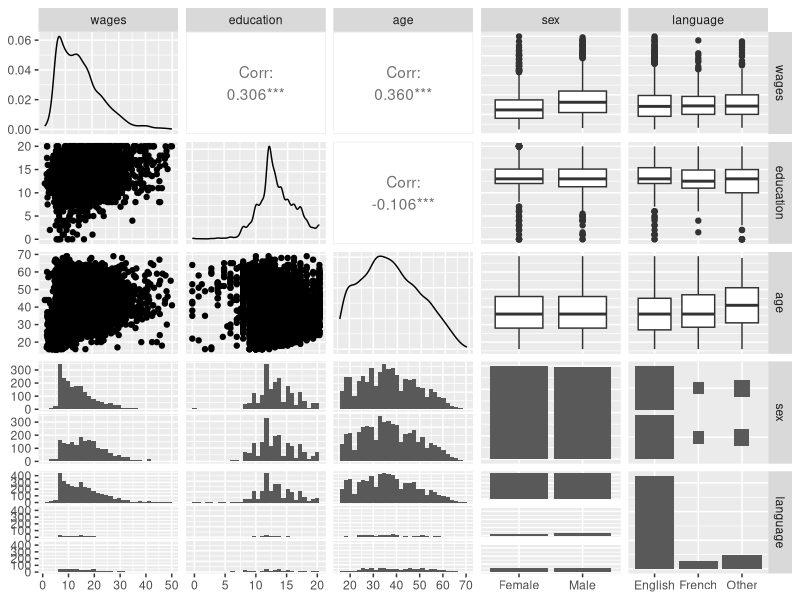
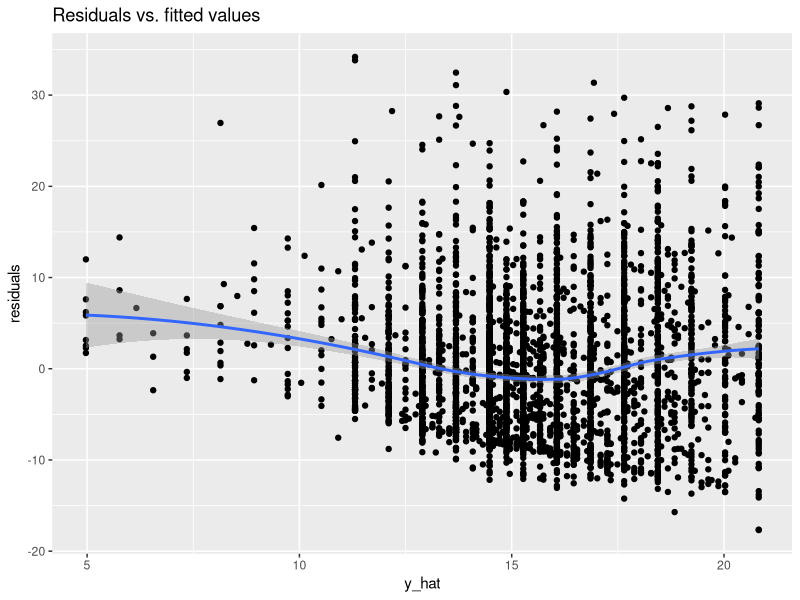
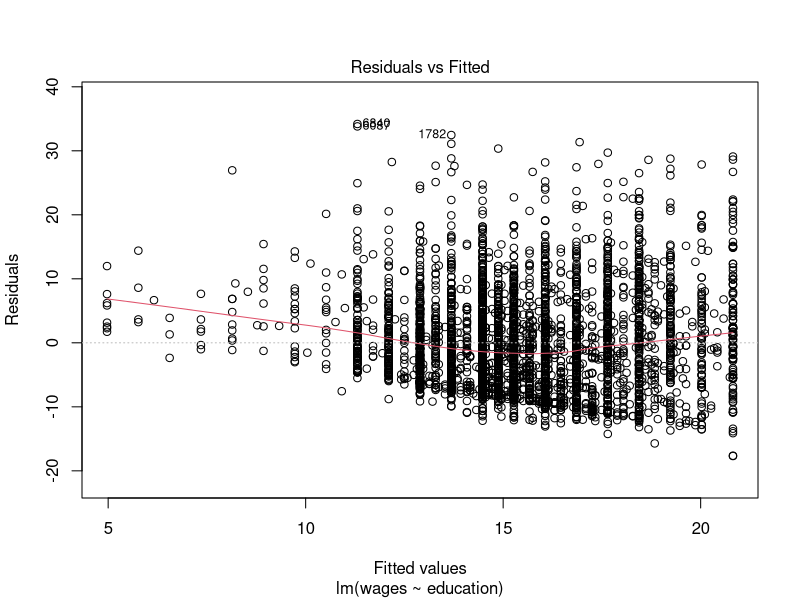
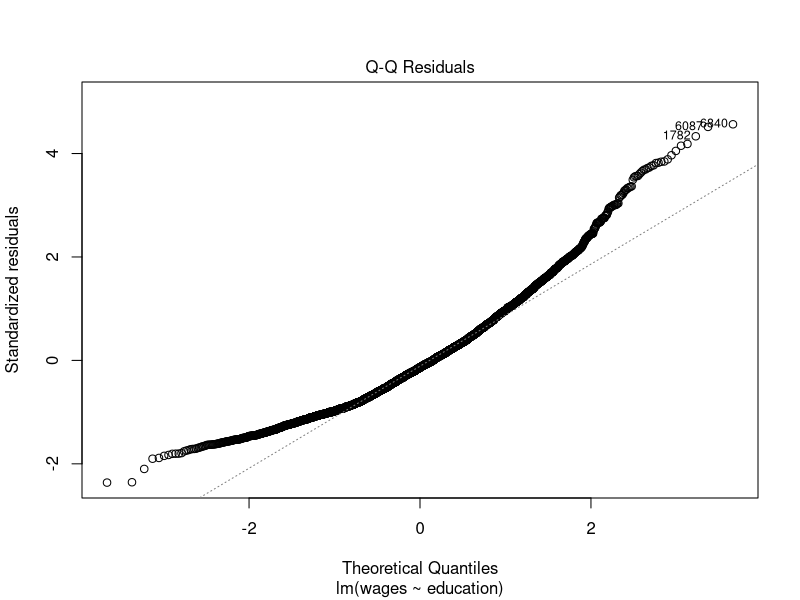
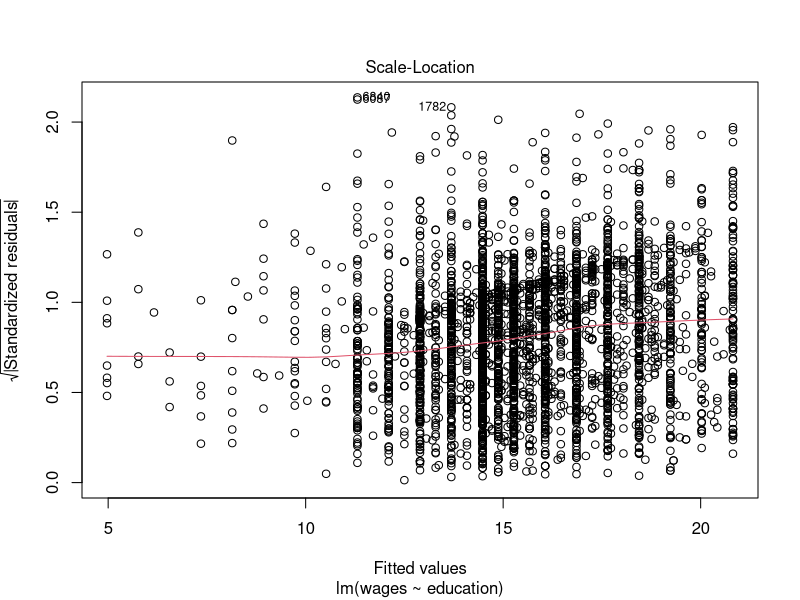
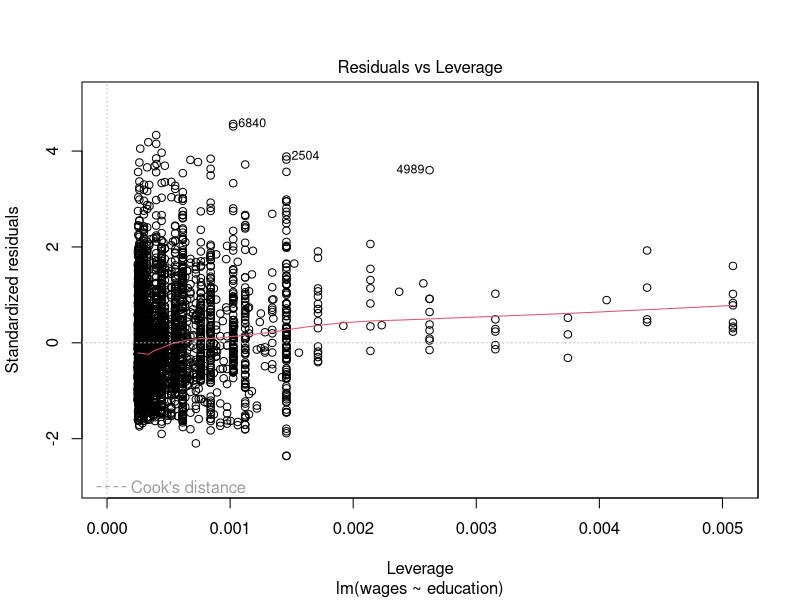
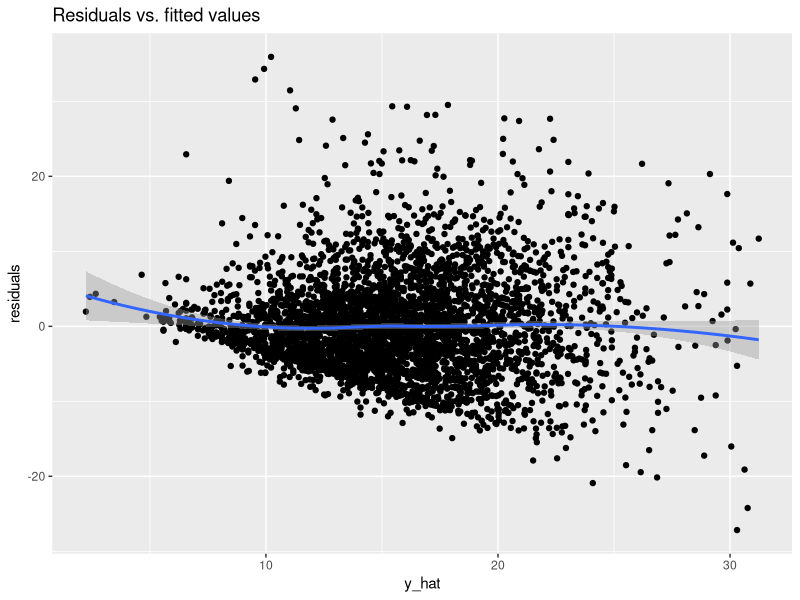
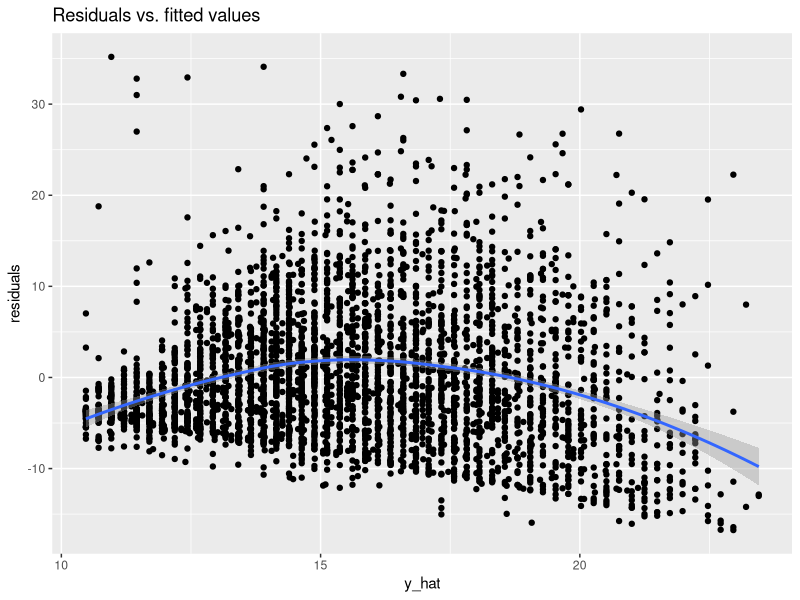

R code for these plots, in order:
## ---- chunk 1
library(formatR)
showsol <- FALSE
library(knitr)
opts_chunk$set(tidy.opts = list(width.cutoff = 68), tidy = TRUE, warning = FALSE, error = FALSE, message = FALSE, echo = TRUE)
## ---- chunk 2
library(GGally)
#install.packages("car")
library(car)
data(SLID, package = "carData")
SLID <- SLID[complete.cases(SLID), ]
ggpairs(SLID)
## ---- chunk 3
mylm <- function(formula, data = list(), contrasts = NULL, ...){
  # Extract model matrix & responses
  mf <- model.frame(formula = formula, data = data)
  X  <- model.matrix(attr(mf, "terms"), data = mf, contrasts.arg = contrasts)
  y  <- model.response(mf)
  terms <- attr(mf, "terms")
  n = nrow(X)
  p = ncol(X)
  k = p-1

  # Add code here to calculate coefficients, residuals, fitted values, etc...
  # and store the results in the list est
  beta_hat = solve(t(X)%*%X)%*%t(X)%*%y
  sigma_sq_hat = (1/(n-p))*t(y-X%*%beta_hat)%*%(y-X%*%beta_hat)
  cov_beta_hat = drop(sigma_sq_hat)*solve(t(X)%*%X)
  est <- list(terms = terms, model = mf)
  est$coefficients <- beta_hat
  est$cov <- cov_beta_hat

  # Store call and formula used
  est$call <- match.call()
  est$formula <- formula

  df = n-p
  SSE = t(y-X%*%beta_hat)%*%(y-X%*%beta_hat)
  SST = t(y)%*%(diag(n)-drop(1/n)*rep(1, n)%*%t(rep(1, n)))%*%y
  R2 = 1-SSE/SST
  X2 = ((SST-SSE))/(SSE/(n-p))
  pX2 = pchisq(X2, k)
  # What is the relationship between the X2-statistic and the z-statistic?
  # Kanskje "Testing one regression coefficient" i modul 2
  # Find the critical value for both tests
  vec = c(SSE, SST, R2, X2, pX2, n, p, df)
  est$vec = vec

  # Set class name. This is very important!
  class(est) <- 'mylm'
  est$X <- X
  est$y <- y
  # Return the object with all results
  return(est)
}

print.mylm <- function(object, ...){
  # Code here is used when print(object) is used on objects of class "mylm"
  # Useful functions include cat, print.default and format
  names <- colnames(object$cov)
  cat("Coefficients: ")
  for (i in 1:(length(names))){
    cat("\n")
    cat(names[i])
    cat(": ")
    cat(object$coefficients[i])
  }
  cat("\n")
}

summary.mylm <- function(object, ...){
  # Code here is used when summary(object) is used on objects of class "mylm"
  # Useful functions include cat, print.default and format
  names <- colnames(object$cov)
  cat("R squared: ")
  cat(object$vec[3])
  cat("\n")
  cat("Coefficients:\n")
  SD = vector(length = object$vec[7])
  for(i in 1:object$vec[7]){
    SD[i] = sqrt(object$cov[i,i])
  }
  Estimates = object$coefficients
  ztest = Estimates/SD
  pvalue = 2*pnorm(-abs(ztest))
  table = data.frame(Estimates, SD, ztest, pvalue)
  rownames = vector(length = object$vec[7])
  for(i in 1:length(names)){
    rownames[i] = names[i]
  }
  row.names(table) = rownames
  format(table, digits = 4)
}


## ---- chunk 4
model1 <- mylm(wages ~ education, data = SLID)
print(model1)

model1b <- lm(wages ~ education, data = SLID)
print(model1b)

## ---- chunk 5
summary(model1)
summary(model1b)
## ---- chunk 6
library(ggplot2)
plot.mylm <- function(object){
  # Code here is used when plot(object) is used on objects of class "mylm"
  y_hat <- object$X %*% object$coefficients 
  y_true=object$y
  residuals=y_true-y_hat
  data <- data.frame(y_true,y_hat, residuals)
  # Code here is used when plot(object) is used on objects of class "mylm"
  p <- ggplot(data=data, aes(x=y_hat,y=residuals))+geom_point() +
          ggtitle("Residuals vs. fitted values") + stat_smooth(method="loess")
  p
}
model1 <- mylm(wages ~ education, data = SLID)
model1b <- lm(wages ~ education, data = SLID)
plot(model1)
plot(model1b)
## ---- chunk 7
model1 <- mylm(wages ~ sex + age + language + I(education^2), data = SLID)
summary(model1)
plot(model1)
## ---- chunk 8
model2 <- mylm(wages ~ language + age + language*age, data = SLID)
summary(model2)
plot(model2)
## ---- chunk 9
model3 <- mylm(wages ~ -1 +education, data = SLID)
summary(model3)
plot(model3)
